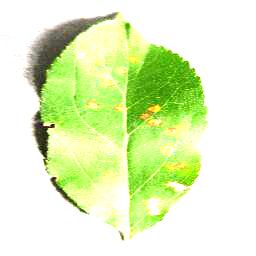
#> input picture test/AppleCedarRust1.JPG, 256 x 256 px; its folder holds only this picture in this run
$ jupyter execute --allow-errors Untitled.ipynb
#> lines starting #> are read from the running program, lines starting #| are printed output that depends on the picture; after the words box and inside, x2 and y2 are one past the last pixel; in counts of white or black regions, pixels touching at a corner belong together
#> further down, img is the input picture: shape (256, 256, 3); mean B, G, R 192.1, 242, 224.9
[cell 1]
import os
import cv2
import numpy as np
from tqdm import tqdm

# =====================================
# 경로
# =====================================

INPUT_DIR = "./test"
OUTPUT_DIR = "./test_crop"
DEBUG_DIR = "./test_debug"

os.makedirs(OUTPUT_DIR, exist_ok=True)
os.makedirs(DEBUG_DIR, exist_ok=True)


# =====================================
# 잎 크롭 함수
# =====================================

def crop_leaf(img):

    original = img.copy()

    gray = cv2.cvtColor(img, cv2.COLOR_BGR2GRAY)
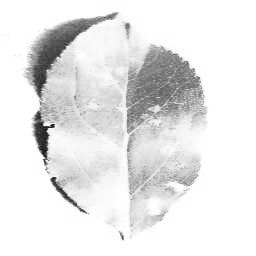
#> gray: shape (256, 256); min 4, max 255, mean 231.2

    # 배경 제거용 blur
    blur = cv2.GaussianBlur(gray, (5, 5), 0)

    # 자동 threshold
    _, thresh = cv2.threshold(
        blur,
        0,
        255,
        cv2.THRESH_BINARY_INV + cv2.THRESH_OTSU
    )
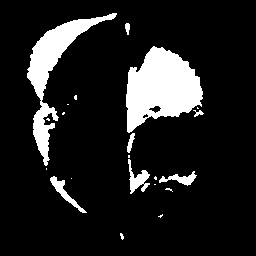
#> thresh: shape (256, 256); 12.6% white; 21 white regions (13 under 20 px), largest, box (x1, y1, x2, y2) and area: (126, 46, 203, 133) 4254, (27, 13, 117, 166) 2899, (128, 159, 150, 194) 324

    # 노이즈 제거
    kernel = np.ones((5,5), np.uint8)

    thresh = cv2.morphologyEx(
        thresh,
        cv2.MORPH_CLOSE,
        kernel,
        iterations=2
    )
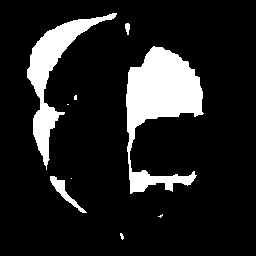
#> thresh: shape (256, 256); 13.6% white; 9 white regions (5 under 20 px)

    contours, _ = cv2.findContours(
        thresh,
        cv2.RETR_EXTERNAL,
        cv2.CHAIN_APPROX_SIMPLE
    )
#> contours = 9 contours, 5 with area under 20; largest, box (x1, y1, x2, y2) and area: (126, 46, 204, 194) 5172, (27, 13, 117, 170) 2868, (50, 176, 87, 213) 261, (125, 23, 130, 35) 30

    if len(contours) == 0:
        return original, original

    largest = max(contours, key=cv2.contourArea)
#> largest = contour of 170 points, box (x1, y1, x2, y2) (126, 46, 204, 194), area 5172

    x, y, w, h = cv2.boundingRect(largest)
#> x = 126; y = 46; w = 78; h = 148

    # margin 추가
    margin = 15

    x = max(0, x - margin)
#> x = 111
    y = max(0, y - margin)
#> y = 31

    w = min(img.shape[1] - x, w + margin*2)
#> w = 108
    h = min(img.shape[0] - y, h + margin*2)
#> h = 178

    crop = original[y:y+h, x:x+w]
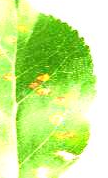
#> crop: shape (178, 108, 3); mean B, G, R 137.3, 236.2, 198.2

    # debug 이미지
    debug = original.copy()

    cv2.rectangle(
        debug,
        (x,y),
        (x+w, y+h),
        (0,255,0),
        3
    )
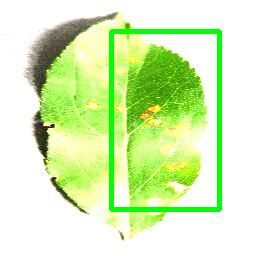
#> debug: shape (256, 256, 3); 4.35% of pixels changed, all inside (x1, y1, x2, y2) = (109, 29, 222, 212)

    return crop, debug


# =====================================
# 전체 이미지 처리
# =====================================

image_exts = (".jpg", ".jpeg", ".png", ".JPG")

files = [
    f for f in os.listdir(INPUT_DIR)
    if f.endswith(image_exts)
]

print(f"총 {len(files)}개 이미지 발견")

for fname in tqdm(files):

    path = os.path.join(INPUT_DIR, fname)

    img = cv2.imread(path)

    if img is None:
        continue

    cropped, debug = crop_leaf(img)

    cv2.imwrite(
        os.path.join(OUTPUT_DIR, fname),
        cropped
    )

    cv2.imwrite(
        os.path.join(DEBUG_DIR, fname),
        debug
    )

print("완료")

[cell 2]
from segment_anything import sam_model_registry
from segment_anything import SamAutomaticMaskGenerator

SAM_CHECKPOINT = "sam_vit_b_01ec64.pth"
MODEL_TYPE = "vit_b"

#> (the rest of this cell did not finish here and is left out)

[cell 3]
import os

INPUT_DIR = "./test"
OUTPUT_DIR = "./sam_crop"

os.makedirs(
    OUTPUT_DIR,
    exist_ok=True
)

#> (the rest of this cell did not finish here and is left out)

$ run again, on test/AppleCedarRust2.JPG
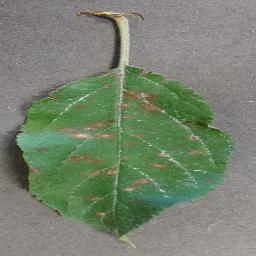
#> input picture test/AppleCedarRust2.JPG, 256 x 256 px
#> img is the input picture: shape (256, 256, 3); mean B, G, R 111.7, 130.9, 119.2
#> in crop_leaf, `thresh = cv2.morphologyEx( thresh, cv2.MORPH_CLOSE, kernel, iterations..`:
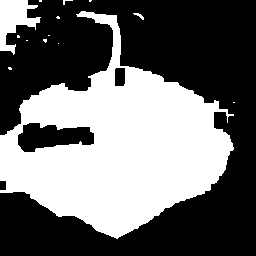
#> thresh: shape (256, 256); 42.2% white; 14 white regions (11 under 20 px)
#> contours = 14 contours, 12 with area under 20; largest, box (x1, y1, x2, y2) and area: (0, 11, 234, 239) 27654, (0, 0, 41, 55) 1020
#> largest = contour of 365 points, box (x1, y1, x2, y2) (0, 11, 234, 239), area 27654
#> in crop_leaf, `x, y, w, h = cv2.boundingRect(largest)`: x = 0; y = 11; w = 234; h = 228
#> in crop_leaf, `y = max(0, y - margin)`: y = 0
#> in crop_leaf, `w = min(img.shape[1] - x, w + margin*2)`: w = 256
#> in crop_leaf, `cv2.rectangle( debug, (x,y), (x+w, y+h), (0,255,0), 3 )`:
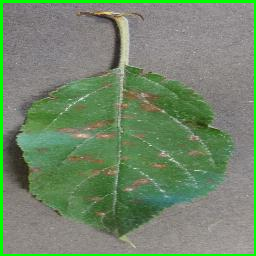
#> debug: shape (256, 256, 3); 3.87% of pixels changed, all inside (x1, y1, x2, y2) = (0, 0, 256, 256)
